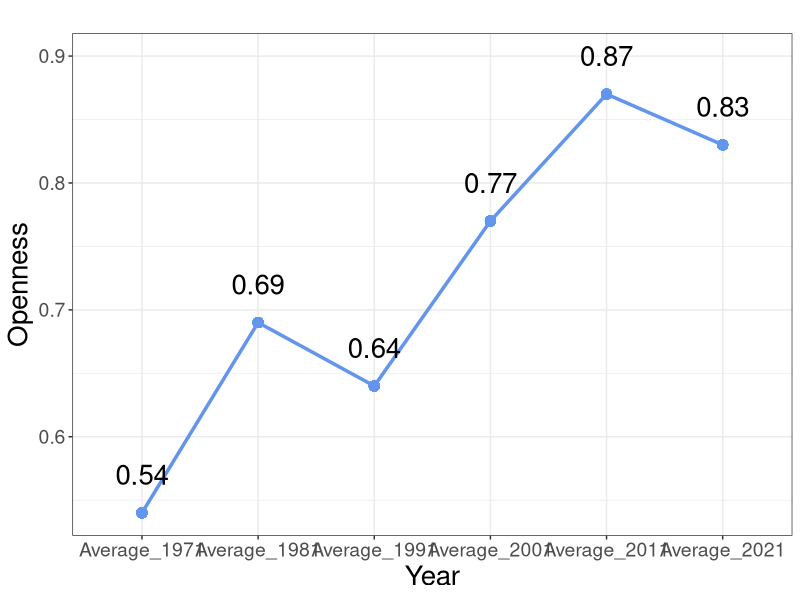

The R source for this figure:
## ---- chunk 1
#Load the excel spreadsheet 
library(readxl) 
library(tidyverse)

data <- read_excel("WorldBankData.xlsx", skip = 1)

# Renaming alot of the data to fix the column names
data <- data %>% 
  rename(
    GDP_1971 = "GDP...2",
    GDP_1981 = "GDP...6",
    GDP_1991 = "GDP...10",
    GDP_2001 = "GDP...14",
    GDP_2011 = "GDP...18",
    GDP_2021 = "GDP...22",
    Exports_1971 = "Exports...3",
    Exports_1981 = "Exports...7",
    Exports_1991 = "Exports...11",
    Exports_2001 = "Exports...15",
    Exports_2011 = "Exports...19",
    Exports_2021 = "Exports...23",
    Imports_1971 = "Imports...4",
    Imports_1981 = "Imports...8",
    Imports_1991 = "Imports...12",
    Imports_2001 = "Imports...16",
    Imports_2011 = "Imports...20",
    Imports_2021 = "Imports...24",
    Population_1971 = "Population...5",
    Population_1981 = "Population...9",
    Population_1991 = "Population...13",
    Population_2001 = "Population...17",
    Population_2011 = "Population...21",
    Population_2021 = "Population...25"
  )
  

# Calculating the "openness" of the economy of each country for each tenth year
data <- data %>% 
  mutate(
    Openness_1971 = (Exports_1971 + Imports_1971) / (GDP_1971),
    Openness_1981 = (Exports_1981 + Imports_1981) / (GDP_1981),
    Openness_1991 = (Exports_1991 + Imports_1991) / (GDP_1991),
    Openness_2001 = (Exports_2001 + Imports_2001) / (GDP_2001),
    Openness_2011 = (Exports_2011 + Imports_2011) / (GDP_2011),
    Openness_2021 = (Exports_2021 + Imports_2021) / (GDP_2021)
  )

# Calculating an average oppennes for years rounded with two decimals
data <- data %>% 
  mutate(Average_1971 = round(mean(Openness_1971),2),
         Average_1981 = round(mean(Openness_1981),2),
         Average_1991 = round(mean(Openness_1991),2),
         Average_2001 = round(mean(Openness_2001),2),
         Average_2011 = round(mean(Openness_2011),2),
         Average_2021 = round(mean(Openness_2021),2)
  )

# Calculate the change of opennes from 2011 to 2022
data <- data %>% 
  mutate(
    Change_2011_2021 = Openness_2021 - Openness_2011
  )
## ---- chunk 2
# Plotting average openness over the years
fig_openness<-data %>%
  select(Average_1971, Average_1981, Average_1991, Average_2001, Average_2011, Average_2021) %>%
  pivot_longer(everything(), names_to = "Year", values_to = "Openness") %>%
  ggplot(aes(x = Year, y = Openness, group = 1)) +
  geom_line(color = "cornflowerblue", linewidth = 1.2) +
  geom_point(color = "cornflowerblue", size = 3) +
  labs(title = "",
       x = "Year",
       y = "Openness") +
  # annotate the plot with the values of the years
  geom_text(aes(label = Openness), nudge_y = 0.03, check_overlap = TRUE, size = 7) +
    theme_bw()+
  # make text for x and y points bigger
  theme(axis.text.x = element_text(size = 14),
        axis.text.y = element_text(size = 14),
        axis.title.x = element_text(size = 20),
        axis.title.y = element_text(size = 20))

ggsave("documentobjects/figures/openness.png", plot = fig_openness, width = 10, height = 6, dpi = 300)

## ---- chunk 3
# Count the countries with an increase in opennes from 2011 to 2021
data %>%
  filter(Change_2011_2021 > 0) %>%
  count()
## ---- chunk 4
# Calculate gdp per capita
data <- data %>% 
  mutate(
    GDP_per_capita_1971 = GDP_1971 / Population_1971,
    GDP_per_capita_1981 = GDP_1981 / Population_1981,
    GDP_per_capita_1991 = GDP_1991 / Population_1991,
    GDP_per_capita_2001 = GDP_2001 / Population_2001,
    GDP_per_capita_2011 = GDP_2011 / Population_2011,
    GDP_per_capita_2021 = GDP_2021 / Population_2021
  )
## ---- chunk 5
# Calculate the average openness of the 20 largest and 20 smallest countries in 2011
sjekk_3 <-data %>%
  arrange(desc(Population_2011)) %>%
  slice_head(n = 20) %>%
  summarise(Average_openness_largest = mean(Openness_2011))

round(sjekk_3,2)
## ---- chunk 6
data %>%
  arrange(Population_2011) %>%
  slice_head(n = 20) %>%
  summarise(Average_openness_smallest = mean(Openness_2011))
## ---- chunk 7
# Calculate the average openness of the 20 richest and 20 poorest countries in 2011
sjekk_1 <- data %>%
  arrange(desc(GDP_per_capita_2011)) %>%
  slice_head(n = 20) %>%
  summarise(Average_openness_richest = mean(Openness_2011))

round(sjekk_1,2)
## ---- chunk 8
sjekk <-data %>%
  arrange(GDP_per_capita_2011) %>%
  slice_head(n = 20) %>%
  summarise(Average_openness_poorest = mean(Openness_2011))

round(sjekk,2)
